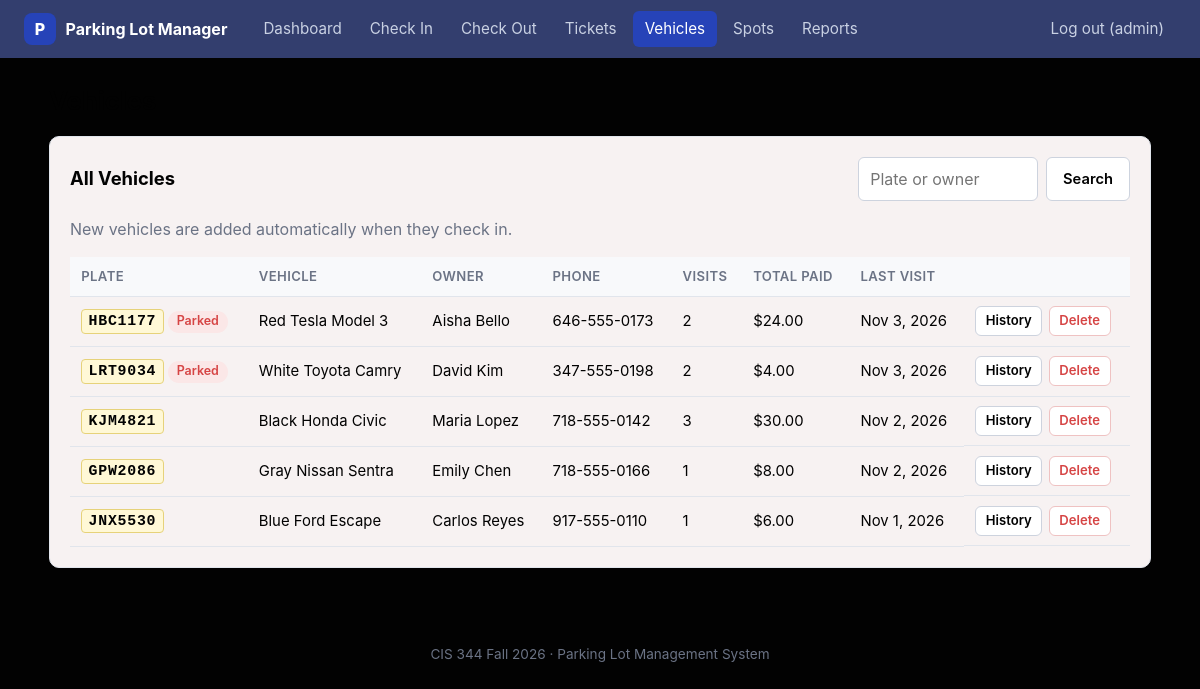
Screenshot of /vehicles.php (signed in) with the database file from the repository.
### tables this page shows
CREATE TABLE vehicles (
    vehicle_id   INT AUTO_INCREMENT PRIMARY KEY,
    plate_number VARCHAR(15) NOT NULL UNIQUE,
    make         VARCHAR(30),
    model        VARCHAR(30),
    color        VARCHAR(20),
    owner_name   VARCHAR(60),
    owner_phone  VARCHAR(20)
);

### includes/functions.php (called while the page is built, shortened)
<?php
function e($value)
{
    return htmlspecialchars((string) $value, ENT_QUOTES, 'UTF-8');
}
function money($amount)
{
    return '$' . number_format((float) $amount, 2);
}

### vehicles.php (the view, shortened to what this page needs)
<?php
require_once 'includes/functions.php';
$search = trim($_GET['q'] ?? '');
$like   = '%' . $search . '%';
$stmt = $conn->prepare("
    SELECT v.vehicle_id, v.plate_number, v.make, v.model, v.color, v.owner_name, v.owner_phone,
           COUNT(t.ticket_id)         AS visits,
           COALESCE(SUM(p.amount), 0) AS total_paid,
           MAX(t.entry_time)          AS last_visit,
           SUM(t.status = 'active')   AS parked_now
    FROM vehicles v
    LEFT JOIN tickets  t ON t.vehicle_id = v.vehicle_id
    LEFT JOIN payments p ON p.ticket_id  = t.ticket_id
    WHERE v.plate_number LIKE ? OR v.owner_name LIKE ?
    GROUP BY v.vehicle_id, v.plate_number, v.make, v.model, v.color, v.owner_name, v.owner_phone
    ORDER BY last_visit DESC, v.plate_number
");
$stmt->bind_param('ss', $like, $like);
$stmt->execute();
$vehicles = $stmt->get_result();
require 'includes/header.php';
?>
<h1>Vehicles</h1>
<section class="card">
    <div class="card-head">
        <h2>All Vehicles</h2>
        <form method="get" class="search">
            <input type="text" name="q" placeholder="Plate or owner" value="<?= e($search) ?>">
            <button class="btn">Search</button>
        </form>
    </div>
    <p class="muted">New vehicles are added automatically when they check in.</p>
    <div class="table-wrap">
    <table>
        <thead><tr><th>Plate</th><th>Vehicle</th><th>Owner</th><th>Phone</th><th>Visits</th><th>Total Paid</th><th>Last Visit</th><th></th></tr></thead>
        <tbody>
        <?php while ($v = $vehicles->fetch_assoc()): ?>
            <tr>
                <td><span class="plate"><?= e($v['plate_number']) ?></span>
                    <?php if ($v['parked_now']): ?><span class="badge red">Parked</span><?php endif; ?></td>
                <td><?= e(trim($v['color'] . ' ' . $v['make'] . ' ' . $v['model'])) ?: '-' ?></td>
                <td><?= e($v['owner_name'] ?: '-') ?></td>
                <td><?= e($v['owner_phone'] ?: '-') ?></td>
                <td><?= (int) $v['visits'] ?></td>
                <td><?= money($v['total_paid']) ?></td>
                <td><?= $v['last_visit'] ? e(date('M j, Y', strtotime($v['last_visit']))) : '-' ?></td>
                <td class="actions">
                    <a class="btn btn-small" href="tickets.php?plate=<?= urlencode($v['plate_number']) ?>">History</a>
                    <form method="post" data-confirm="Delete vehicle <?= e($v['plate_number']) ?>?">
                        <button class="btn btn-small btn-danger">Delete</button>
                    </form>
                </td>
            </tr>
        <?php endwhile; ?>
        </tbody>
    </table>
    </div>
</section>
<?php require 'includes/footer.php'; ?>

### assets/style.css (style rules this page uses)
:root { --bg: #020202; --card: #f7f2f2; --text: #020202; --muted: #6b7385; --border: #e1e5ec; --primary: #2643b8; --primary-dark: #6310af; --green: #1f9d55; --green-bg: #e3f6eb; --red: #d64545; --red-bg: #fbe7e7; --blue-bg: #e6edfd; --radius: 10px; }
* { box-sizing: border-box; }
body { margin: 0; font-family: -apple-system, BlinkMacSystemFont, "Segoe UI", Roboto, Arial, sans-serif; background: var(--bg); color: var(--text); line-height: 1.5; }
h1 { font-size: 1.6rem; margin: 0 0 1rem; }
h2 { font-size: 1.15rem; margin: 0 0 .8rem; }
a { color: var(--primary); }
.muted { color: var(--muted); }
.card { background: var(--card); border: 1px solid var(--border); border-radius: var(--radius); padding: 1.25rem; margin-bottom: 1.25rem; box-shadow: 0 1px 2px rgba(0,0,0,.03); }
.card-head { display: flex; justify-content: space-between; align-items: center; gap: 1rem; flex-wrap: wrap; margin-bottom: .8rem; }
.card-head h2 { margin: 0; }
.table-wrap { overflow-x: auto; }
table { width: 100%; border-collapse: collapse; font-size: .93rem; }
th, td { text-align: left; padding: .6rem .7rem; border-bottom: 1px solid var(--border); white-space: nowrap; }
th { background: #f8f9fb; color: var(--muted); font-weight: 600; font-size: .82rem; text-transform: uppercase; letter-spacing: .03em; }
td.actions { display: flex; gap: .4rem; }
td.actions form { margin: 0; }
.plate { display: inline-block; font-family: "SFMono-Regular", Consolas, monospace; font-weight: 700; background: #fff8d6; border: 1px solid #e6d27a; border-radius: 4px; padding: 0 .4rem; letter-spacing: .05em; }
.badge { display: inline-block; padding: .1rem .55rem; border-radius: 999px; font-size: .78rem; font-weight: 600; background: #eef0f4; color: var(--muted); }
.badge.red { background: var(--red-bg); color: var(--red); }
input, select { font: inherit; font-weight: 400; padding: .55rem .7rem; border: 1px solid #cdd3de; border-radius: 6px; background: #fff; width: 100%; }
.search { display: flex; gap: .5rem; }
.search input { width: 180px; }
.btn { display: inline-block; font: inherit; font-size: .92rem; font-weight: 600; padding: .5rem 1rem; border-radius: 6px; border: 1px solid #cdd3de; background: #fff; color: var(--text); text-decoration: none; cursor: pointer; }
.btn-danger { color: var(--red); border-color: #efc2c2; }
.btn-small { padding: .25rem .6rem; font-size: .82rem; }

### rows the page displays
vehicles: plate_number "HBC1177", shows "Parked", color+make+model "Red Tesla Model 3", owner_name "Aisha Bello", owner_phone "646-555-0173", visits "2", total_paid "$24.00", last_visit "Nov 3, 2026"
vehicles: plate_number "LRT9034", shows "Parked", color+make+model "White Toyota Camry", owner_name "David Kim", owner_phone "347-555-0198", visits "2", total_paid "$4.00", last_visit "Nov 3, 2026"
vehicles: plate_number "KJM4821", color+make+model "Black Honda Civic", owner_name "Maria Lopez", owner_phone "718-555-0142", visits "3", total_paid "$30.00", last_visit "Nov 2, 2026"
vehicles: plate_number "GPW2086", color+make+model "Gray Nissan Sentra", owner_name "Emily Chen", owner_phone "718-555-0166", visits "1", total_paid "$8.00", last_visit "Nov 2, 2026"
vehicles: plate_number "JNX5530", color+make+model "Blue Ford Escape", owner_name "Carlos Reyes", owner_phone "917-555-0110", visits "1", total_paid "$6.00", last_visit "Nov 1, 2026"

### other values shown
$label "Dashboard Check In Check Out Tickets Vehicles Spots Reports"
$_SESSION['username'] "admin"
